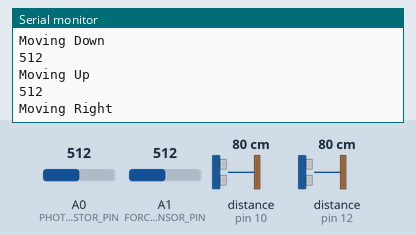
A sketch run on a simulated Arduino Uno, built with avr-gcc and run on an emulated ATmega328P. On the bench: the last lines printed to the serial monitor. Wiring (inferred from the names in the program): 2 × ultrasonic range finder: trigger pin 11, echo pin 10 / trigger pin 13, echo pin 12. The inputs (shaded band) are chosen by the test bench; at power-on: A1 (FORCE_SENSOR_PIN) = 512, A0 (PHOTO_RESISTOR_PIN) = 512, distance to the obstacle (sensors on pin 10, pin 12) 80 cm. The echo pulse lasts 58.3 µs per cm.

Above: at 4.8 s.
4.9 s: A1 (FORCE_SENSOR_PIN) set to 490
At 5.8 s:
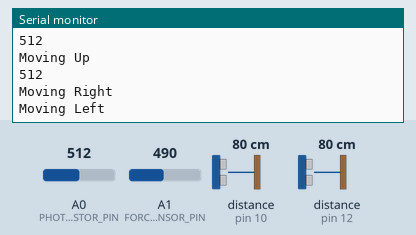
9.9 s: A0 (PHOTO_RESISTOR_PIN) set to 716
At 10.8 s:
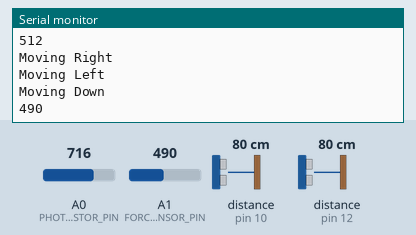
14.9 s: A1 (FORCE_SENSOR_PIN) set to 510
At 15.9 s:
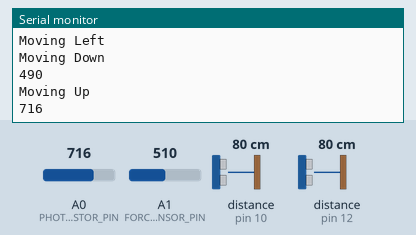
19.9 s: A0 (PHOTO_RESISTOR_PIN) set to 992
At 20.9 s:
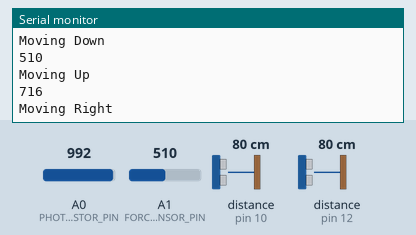
Timing chart, 0 to 22.9 s (numbered marks = the images above; inputs shaded):
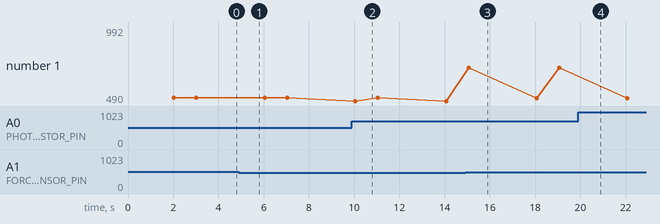

Measured:
- plotted number 1: 716 → 992 after the input at 19.9 s

The sketch:

maze-arduino.ino
```cpp
const int FORCE_SENSOR_PIN=A1;
const int PHOTO_RESISTOR_PIN=A0;
const int TRIG_PIN_RIGHT=13;
const int ECHO_PIN_RIGHT=12;
const int TRIG_PIN_LEFT=11;
const int ECHO_PIN_LEFT=10;

#define MAX_DISTANCE 200 // Maximum distance we want to ping for (in centimeters). Maximum sensor distance is rated at 400-500cm.

float duration_right,duration_left,distance_right,distance_left;

 int forceValue=0;
int lightValue=0;

void setup() {


  pinMode(TRIG_PIN_RIGHT, OUTPUT);
  pinMode(ECHO_PIN_RIGHT, INPUT);

  pinMode(TRIG_PIN_LEFT, OUTPUT);
  pinMode(ECHO_PIN_LEFT, INPUT);

  pinMode(FORCE_SENSOR_PIN, INPUT); // Configure force sensor pin as input

  pinMode(PHOTO_RESISTOR_PIN, INPUT); // Configure photoresistor pin as input

    Serial.begin(9600);
}


void loop() {

 //for the right
  digitalWrite(TRIG_PIN_RIGHT, LOW);
  delayMicroseconds(2);
  digitalWrite(TRIG_PIN_RIGHT, HIGH);
  delayMicroseconds(10);
  digitalWrite(TRIG_PIN_RIGHT, LOW);

  duration_right = pulseIn(ECHO_PIN_RIGHT, HIGH);
  distance_right = (duration_right*.0343)/2;
 // Serial.print("Distance: ");
  //Serial.println(distance);
  //delay(100);


  //for the left
  digitalWrite(TRIG_PIN_LEFT, LOW);
  delayMicroseconds(2);
  digitalWrite(TRIG_PIN_LEFT, HIGH);
  delayMicroseconds(10);
  digitalWrite(TRIG_PIN_LEFT, LOW);

  duration_left = pulseIn(ECHO_PIN_LEFT, HIGH);
  distance_left = (duration_left*.0343)/2;
  //Serial.print("Distance: ");
  //Serial.println(distance);
 // delay(100);

  forceValue = analogRead(FORCE_SENSOR_PIN);
  lightValue = analogRead(PHOTO_RESISTOR_PIN);
bool k=false;
 if ( distance_right < 100) {
  // Move right
  Serial.println("Moving Right");
  // Add your code to move right here
   k=true;
  delay(1000);

}

if(distance_left < 100) {
  // Move left
  Serial.println("Moving Left");
  // Add your code to move left here
  k=true;
  delay(1000);

}

if (forceValue > 300) {
  // Move down
  Serial.println("Moving Down");
  Serial.println(forceValue);
  // Add your code to move down here
  k=true;
  delay(1000);

}

if (lightValue > 500) {
  // Move up
  Serial.println("Moving Up");
  Serial.println(lightValue);
  // Add your code to move up here
  k=true;

  delay(1000);

}

if (k==false) {
  // If none of the conditions are met
  Serial.println("Nothing");
  // Add your code for no movement here
  delay(1000);
}


}
```
